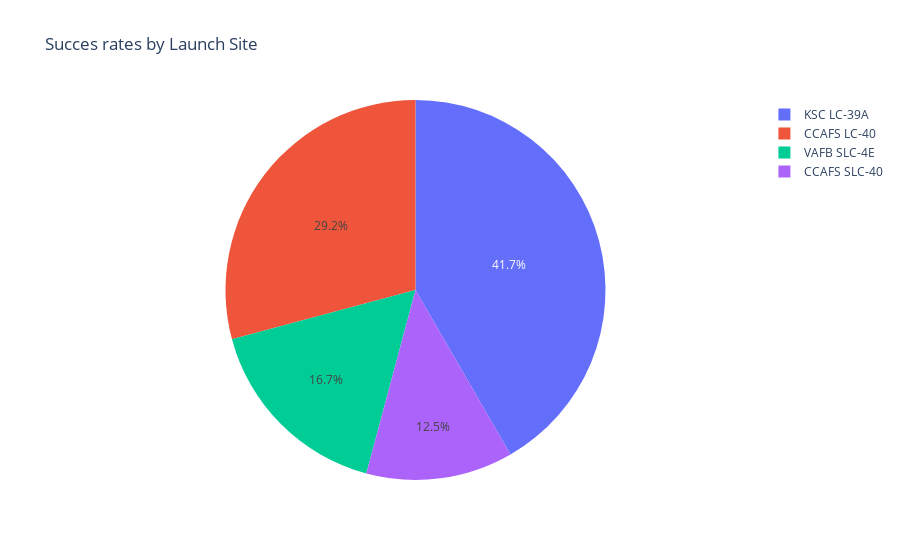

Source (notebook cell):
### Code cell
sites_df = spacex_df[spacex_df['Launch Site'].isin(site_list)]
print(sites_df.groupby('Launch Site')['class'].sum())
fig = px.pie(sites_df, values='class', names='Launch Site', title='Succes rates by Launch Site')
fig.show()

### Figure 1 — Plotly figure (JSON) as saved in the notebook; plotly's stock layout.template omitted (floating-point values rounded to 4 significant figures)
{"data": [{"domain": {"x": [0, 1], "y": [0, 1]}, "hovertemplate": "Launch Site=%{label}<br>class=%{value}<extra></extra>", "labels": ["CCAFS LC-40", "CCAFS LC-40", "CCAFS LC-40", "CCAFS LC-40", "CCAFS LC-40", "CCAFS LC-40", "CCAFS LC-40", "CCAFS LC-40", "CCAFS LC-40", "CCAFS LC-40", "CCAFS LC-40", "CCAFS LC-40", "CCAFS LC-40", "CCAFS LC-40", "CCAFS LC-40", "CCAFS LC-40", "CCAFS LC-40", "CCAFS LC-40", "CCAFS LC-40", "CCAFS LC-40", "CCAFS LC-40", "CCAFS LC-40", "CCAFS LC-40", "CCAFS LC-40", "CCAFS LC-40", "CCAFS LC-40", "VAFB SLC-4E", "VAFB SLC-4E", "VAFB SLC-4E", "VAFB SLC-4E", "VAFB SLC-4E", "VAFB SLC-4E", "VAFB SLC-4E", "VAFB SLC-4E", "VAFB SLC-4E", "VAFB SLC-4E", "KSC LC-39A", "KSC LC-39A", "KSC LC-39A", "KSC LC-39A", "KSC LC-39A", "KSC LC-39A", "KSC LC-39A", "KSC LC-39A", "KSC LC-39A", "KSC LC-39A", "KSC LC-39A", "KSC LC-39A", "KSC LC-39A", "CCAFS SLC-40", "CCAFS SLC-40", "CCAFS SLC-40", "CCAFS SLC-40", "CCAFS SLC-40", "CCAFS SLC-40", "CCAFS SLC-40"], "legendgroup": "", "name": "", "showlegend": true, "type": "pie", "values": [0, 0, 0, 0, 0, 0, 0, 0, 0, 0, 0, 0, 0, 0, 0, 0, 0, 1, 1, 0, 1, 1, 1, 0, 1, 1, 0, 0, 1, 1, 1, 1, 0, 0, 0, 0, 1, 0, 1, 1, 0, 1, 1, 0, 1, 1, 1, 1, 1, 1, 1, 0, 0, 0, 1, 0]}], "layout": {"autosize": true, "legend": {"tracegroupgap": 0}, "title": {"text": "Succes rates by Launch Site"}}}
